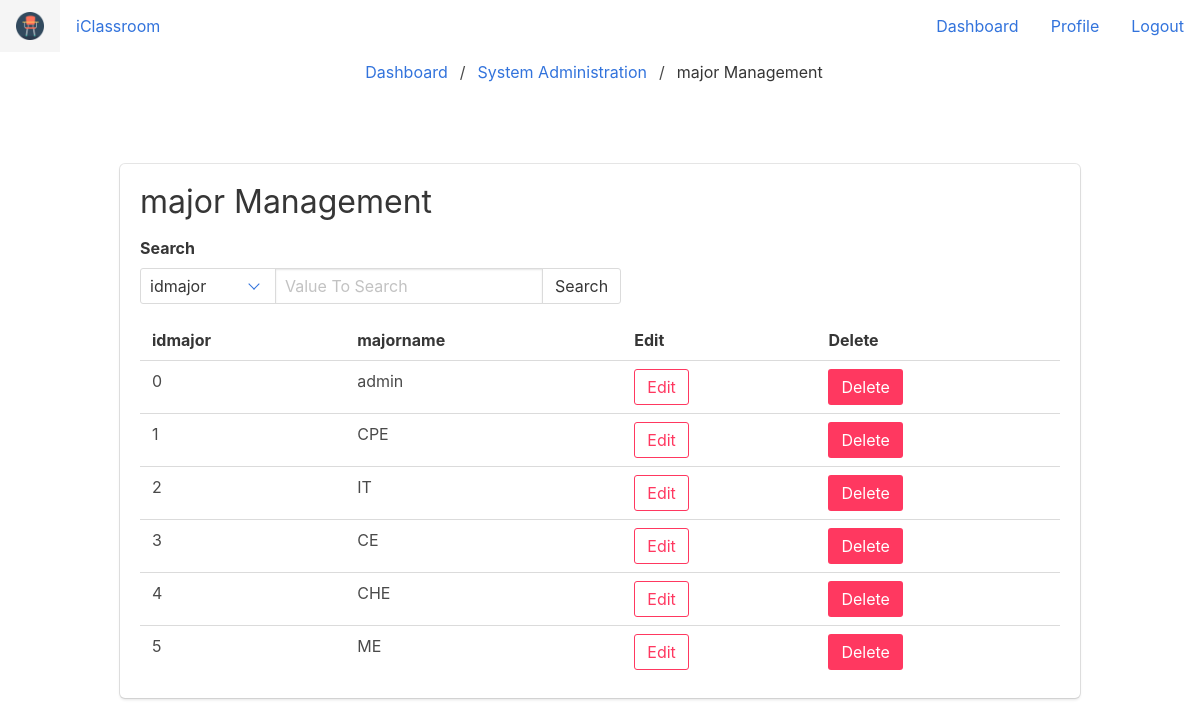
/sysad_major.php, run on the app's committed database.
### tables this page shows
CREATE TABLE `major` (
  `idmajor` int(11) NOT NULL,
  `majorname` varchar(20) NOT NULL
);

### sysad_major.php (the view, shortened to what this page needs)
<?php
    require_once('components.php');
    require_once('connect.php')
  ?>
<!DOCTYPE html>
<html>
<head>
  <link rel="stylesheet" href="css/font-awesome-4.7-1.0/css/font-awesome.min.css">
  <link rel="stylesheet" href="css/bulma.min.css">
</head>
<body>
  <nav class="breadcrumb is-centered" aria-label="breadcrumbs">
    <ul>
      <li><a href="tdashboard.php">Dashboard</a></li>
      <li><a href="sysadmin.php">System Administration</a></li>
      <li class="is-active" aria-current="page"><a href=".php">major Management</a></li>
    </ul>
  </nav>
  <section class="section">
    <div class="container">
      <div class="columns">
        <div class="column">
          <div class="box">
            <div class="content">
              <h1>major Management</h1>
              <form class="" action="sysad_major.php" method="post">
                <label class="label">Search</label>
                <div class="field has-addons">
                  <p class="control">
                    <span class="select">
                      <select name="column">
                        <?php
                        $q = "SELECT * FROM major;";
                        $result = $mysqli->query($q);
                        $row = $result->fetch_assoc();
                        foreach ($row as $key => $value) {
                          echo "<option>".$key."</option>";
                        }
                         ?>
                      </select>
                    </span>
                  </p>
                  <p class="control">
                    <input class="input" type="text" placeholder="Value To Search" name="searchentry">
                  </p>
                  <p class="control">
                    <a class="button">
                      Search
                    </a>
                  </p>
                </div>
              </form>
              <?php if (isset($_POST['searchentry'])): ?>
                <table>
                  <?php
                  $q = "SELECT * FROM major WHERE ".$_POST['column']." = ".$_POST['searchentry'].";";
                  $result = $mysqli->query($q);
                  $i = 0;
                  while ($row = $result->fetch_assoc()) {
                    if($i == 0){
                      echo "<tr>";
                      foreach ($row as $key => $value) {
                        echo "<th>".$key."</th>";
                      }
                      echo "<th>Edit</th>";
                      echo "<th>Delete</th>";
                      echo "</tr>";
                    }
                    echo "<tr>";
                    foreach ($row as $key => $value) {
                      if($key == 'personalid'){
                        echo "<td>**********</td>";
                      }else{
                        echo "<td>".$value."</td>";
                      }
                    }
                    echo "<td><a href='sysad_major_edit.php?id=".$row['idmajor']."' class='button is-danger is-outlined'>Edit</a></td>";
                    echo "<td><a href='delete.php?id=".$row['idmajor']."&table=major' class='button is-danger'>Delete</a></td>";
                    echo "</tr>";
                    $i+=1;
                  }
                   ?>
                </table>
              <?php else: ?>
                <table>
                  <?php
                  $q = "SELECT * FROM major;";
                  $result = $mysqli->query($q);
                  $i = 0;
                  while ($row = $result->fetch_assoc()) {
                    if($i == 0){
                      echo "<tr>";
                      foreach ($row as $key => $value) {
                        echo "<th>".$key."</th>";
                      }
                      echo "<th>Edit</th>";
                      echo "<th>Delete</th>";
                      echo "</tr>";
                    }
                    echo "<tr>";
                    foreach ($row as $key => $value) {
                      if($key == 'personalid'){
                        echo "<td>**********</td>";
                      }else{
                        echo "<td>".$value."</td>";
                      }
                    }
                    echo "<td><a href='sysad_major_edit.php?id=".$row['idmajor']."' class='button is-danger is-outlined'>Edit</a></td>";
                    echo "<td><a href='delete.php?id=".$row['idmajor']."&table=major' class='button is-danger'>Delete</a></td>";
                    echo "</tr>";
                    $i+=1;
                  }
                   ?>
                </table>
              <?php endif; ?>
            </div>
          </div>
        </div>
      </div>
    </div>
  </section>
</body>
</html>

### data on the page
major: key "idmajor", key "majorname", idmajor "0", majorname "admin"
major: idmajor "1", majorname "CPE"
major: idmajor "2", majorname "IT"
major: idmajor "3", majorname "CE"
major: idmajor "4", majorname "CHE"
major: idmajor "5", majorname "ME"

### other printed values
form field column "idmajor"
